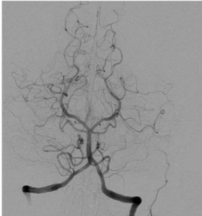
#> input picture DIP/images/Slicing_img.png, 202 x 216 px
$ python 'Task_6_Intensity level slicing.py'
#> lines starting #> are read from the running program, lines starting #| are printed output that depends on the picture; after the words box and inside, x2 and y2 are one past the last pixel; in counts of white or black regions, pixels touching at a corner belong together
import cv2
import numpy as np
import matplotlib.pyplot as plt

# Load the image
img = cv2.imread('images/Slicing_img.png', 0)
#> img is the input picture: shape (216, 202); min 0, max 255, mean 149.8

# Find width and height of image
row, column = img.shape
#> row = 216; column = 202

# Create a zeros array to store the sliced image
img1 = np.zeros((row, column), dtype='uint8')
img2 = np.zeros((row, column), dtype='uint8')

# Specify the min and max range
min_range = 51
max_range = 140

# Loop over the input image and if pixel value lies in desired range set it to 255 otherwise set it to 0.
for i in range(row):
    for j in range(column):
        if img[i, j] > min_range and img[i, j] < max_range:
            img1[i, j] = 255
        else:
            img1[i, j] = 0
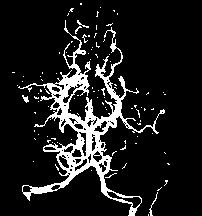
#> img1: shape (216, 202); 11.6% white; 97 white regions (93 under 20 px), largest, box (x1, y1, x2, y2) and area: (18, 20, 165, 216) 4618, (149, 192, 158, 216) 37, (22, 95, 29, 103) 29, (77, 20, 89, 28) 25

# Load the image again
img = cv2.imread('images/Slicing_img.png', 0)

# Create a zeros array to store the sliced image
img2 = np.zeros((row, column), dtype='uint8')

# Specify the min and max range
min_range = 51
max_range = 140

for i in range(row):
    for j in range(column):
        if img[i, j] > min_range and img[i, j] < max_range:
            img2[i, j] = 255
        else:
            img2[i, j] = img[i, j]
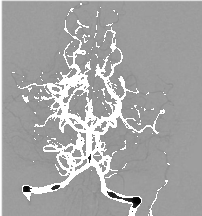
#> img2: shape (216, 202); min 0, max 255, mean 165.7

fig = plt.figure(figsize=(20, 20))
plt.subplot(1, 3, 1), plt.imshow(img, cmap='gray')
plt.subplot(1, 3, 2), plt.imshow(img1, cmap='gray')
plt.subplot(1, 3, 3), plt.imshow(img2, cmap='gray')
plt.show()
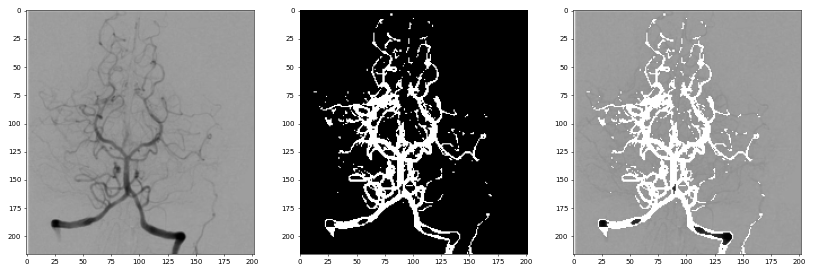
#> figure drawn by matplotlib, 3 panels
